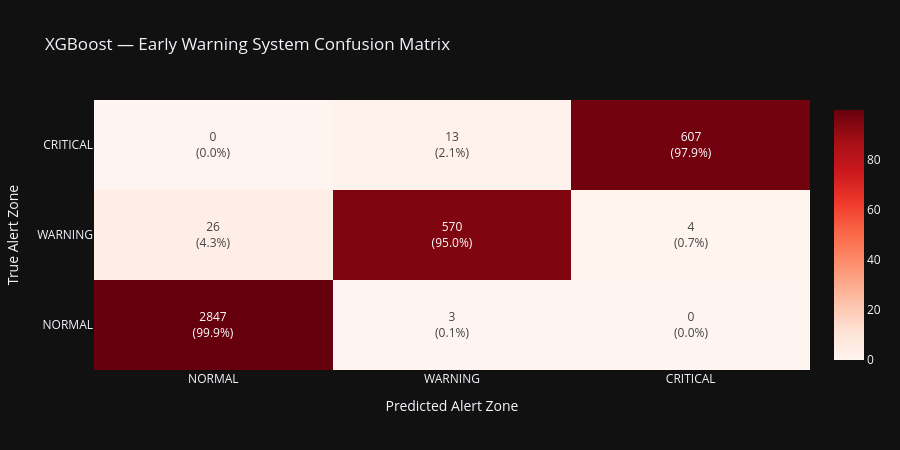

This figure's notebook cell:
### Code cell
# Generating an interactive heatmap for the Early Warning System Confusion Matrix
LABEL_NAMES = ['NORMAL', 'WARNING', 'CRITICAL']

def alert_int(rul):
    if rul <= 30:   return 2
    elif rul <= 60: return 1
    else:           return 0

y_true = df[test_mask]['RUL'].apply(alert_int).values
y_pred = np.array([alert_int(r) for r in xgb_model.predict(df[test_mask][feature_cols])])

# Calculating matrix values and percentages
cm = confusion_matrix(y_true, y_pred, labels=[0, 1, 2])
cm_pct = cm.astype(float) / cm.sum(axis=1, keepdims=True) * 100

text = [[f'{cm[i][j]}<br>({cm_pct[i][j]:.1f}%)' for j in range(3)] for i in range(3)]

fig = go.Figure(go.Heatmap(
    z=cm_pct,
    x=LABEL_NAMES,
    y=LABEL_NAMES,
    text=text,
    texttemplate='%{text}',
    colorscale='Reds',
    showscale=True
))

fig.update_layout(
    title='XGBoost — Early Warning System Confusion Matrix',
    xaxis_title='Predicted Alert Zone',
    yaxis_title='True Alert Zone',
    height=450, template='plotly_dark',
    font=dict(size=12)
)
fig.write_html('../results/confusion_matrix_plotly.html')
fig.show()

### Figure 1 — Plotly figure (JSON) as saved in the notebook; plotly's stock layout.template omitted (floating-point values rounded to 4 significant figures)
{"data": [{"colorscale": [[0, "rgb(255,245,240)"], [0.125, "rgb(254,224,210)"], [0.25, "rgb(252,187,161)"], [0.375, "rgb(252,146,114)"], [0.5, "rgb(251,106,74)"], [0.625, "rgb(239,59,44)"], [0.75, "rgb(203,24,29)"], [0.875, "rgb(165,15,21)"], [1, "rgb(103,0,13)"]], "showscale": true, "text": [["2847<br>(99.9%)", "3<br>(0.1%)", "0<br>(0.0%)"], ["26<br>(4.3%)", "570<br>(95.0%)", "4<br>(0.7%)"], ["0<br>(0.0%)", "13<br>(2.1%)", "607<br>(97.9%)"]], "texttemplate": "%{text}", "type": "heatmap", "x": ["NORMAL", "WARNING", "CRITICAL"], "y": ["NORMAL", "WARNING", "CRITICAL"], "z": [[99.89, 0.1053, 0.0], [4.333, 95.0, 0.6667], [0.0, 2.097, 97.9]]}], "layout": {"font": {"size": 12}, "height": 450, "title": {"text": "XGBoost — Early Warning System Confusion Matrix"}, "xaxis": {"title": {"text": "Predicted Alert Zone"}}, "yaxis": {"title": {"text": "True Alert Zone"}}}}
